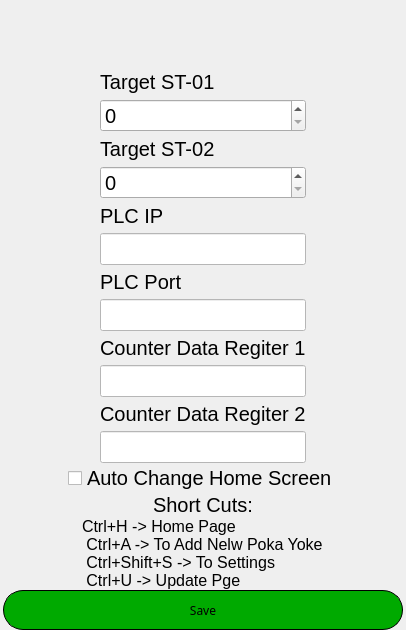
         <widget class="QWidget" name="settings">
          <attribute name="title">
           <string>settings</string>
          </attribute>
          <layout class="QVBoxLayout" name="verticalLayout_6">
           <property name="spacing">
            <number>0</number>
           </property>
           <property name="leftMargin">
            <number>0</number>
           </property>
           <property name="topMargin">
            <number>0</number>
           </property>
           <property name="rightMargin">
            <number>0</number>
           </property>
           <property name="bottomMargin">
            <number>0</number>
           </property>
           <item>
            <layout class="QFormLayout" name="formLayout">
             <property name="rowWrapPolicy">
              <enum>QFormLayout::WrapAllRows</enum>
             </property>
             <property name="formAlignment">
              <set>Qt::AlignHCenter|Qt::AlignTop</set>
             </property>
             <property name="horizontalSpacing">
              <number>5</number>
             </property>
             <property name="verticalSpacing">
              <number>5</number>
             </property>
             <property name="leftMargin">
              <number>100</number>
             </property>
             <property name="topMargin">
              <number>70</number>
             </property>
             <property name="rightMargin">
              <number>100</number>
             </property>
             <item row="1" column="1">
              <widget class="QLabel" name="label_21">
               <property name="font">
                <font>
                 <pointsize>15</pointsize>
                </font>
               </property>
               <property name="text">
                <string>Target ST-01</string>
               </property>
              </widget>
             </item>
             <item row="2" column="1">
              <widget class="QSpinBox" name="spinBox">
               <property name="font">
                <font>
                 <pointsize>15</pointsize>
                </font>
               </property>
               <property name="autoFillBackground">
                <bool>false</bool>
               </property>
               <property name="maximum">
                <number>5000</number>
               </property>
               <property name="displayIntegerBase">
                <number>10</number>
               </property>
              </widget>
             </item>
             <item row="5" column="0">
              <widget class="QLabel" name="label_8">
               <property name="font">
                <font>
                 <pointsize>15</pointsize>
                </font>
               </property>
               <property name="text">
                <string>PLC IP</string>
               </property>
              </widget>
             </item>
             <item row="5" column="1">
              <widget class="QLineEdit" name="lineEdit_2">
               <property name="font">
                <font>
                 <pointsize>15</pointsize>
                </font>
               </property>
               <property name="styleSheet">
                <string notr="true">background-color: rgb(255, 255, 255);</string>
               </property>
              </widget>
             </item>
             <item row="6" column="0">
              <widget class="QLabel" name="label_9">
               <property name="font">
                <font>
                 <pointsize>15</pointsize>
                </font>
               </property>
               <property name="text">
                <string>PLC Port</string>
               </property>
              </widget>
             </item>
             <item row="6" column="1">
              <widget class="QLineEdit" name="lineEdit_3">
               <property name="font">
                <font>
                 <pointsize>15</pointsize>
                </font>
               </property>
               <property name="styleSheet">
                <string notr="true">background-color: rgb(255, 255, 255);</string>
               </property>
              </widget>
             </item>
             <item row="12" column="0" colspan="2">
              <widget class="QLineEdit" name="lineEdit_6">
               <property name="font">
                <font>
                 <pointsize>15</pointsize>
                </font>
               </property>
               <property name="styleSheet">
                <string notr="true">background-color: rgb(255, 255, 255);</string>
               </property>
              </widget>
             </item>
             <item row="8" column="0">
              <widget class="QLabel" name="label_14">
               <property name="font">
                <font>
                 <pointsize>15</pointsize>
                </font>
               </property>
               <property name="text">
                <string>Counter Data Regiter 1</string>
               </property>
              </widget>
             </item>
             <item row="10" column="0" colspan="2">
              <widget class="QLineEdit" name="lineEdit_10">
               <property name="font">
                <font>
                 <pointsize>15</pointsize>
                </font>
               </property>
               <property name="styleSheet">
                <string notr="true">background-color: rgb(255, 255, 255);</string>
               </property>
              </widget>
             </item>
             <item row="11" column="1">
              <widget class="QLabel" name="label_24">
               <property name="font">
                <font>
                 <pointsize>15</pointsize>
                </font>
               </property>
               <property name="text">
                <string>Counter Data Regiter 2</string>
               </property>
              </widget>
             </item>
             <item row="3" column="1">
              <widget class="QSpinBox" name="spinBox_2">
               <property name="font">
                <font>
                 <pointsize>15</pointsize>
                </font>
               </property>
               <property name="autoFillBackground">
                <bool>false</bool>
               </property>
               <property name="maximum">
                <number>5000</number>
               </property>
               <property name="displayIntegerBase">
                <number>10</number>
               </property>
              </widget>
             </item>
             <item row="3" column="0">
              <widget class="QLabel" name="label_31">
               <property name="font">
                <font>
                 <pointsize>15</pointsize>
                </font>
               </property>
               <property name="text">
                <string>Target ST-02</string>
               </property>
              </widget>
             </item>
            </layout>
           </item>
           <item alignment="Qt::AlignHCenter">
            <widget class="QCheckBox" name="checkBox">
             <property name="font">
              <font>
               <pointsize>15</pointsize>
              </font>
             </property>
             <property name="tabletTracking">
              <bool>false</bool>
             </property>
             <property name="text">
              <string>Auto Change Home Screen</string>
             </property>
             <property name="iconSize">
              <size>
               <width>20</width>
               <height>20</height>
              </size>
             </property>
             <property name="checked">
              <bool>false</bool>
             </property>
            </widget>
           </item>
           <item alignment="Qt::AlignHCenter">
            <widget class="QLabel" name="label_3">
             <property name="font">
              <font>
               <pointsize>15</pointsize>
              </font>
             </property>
             <property name="text">
              <string>Short Cuts:</string>
             </property>
            </widget>
           </item>
           <item alignment="Qt::AlignHCenter">
            <widget class="QLabel" name="label_22">
             <property name="font">
              <font>
               <pointsize>12</pointsize>
              </font>
             </property>
             <property name="text">
              <string>Ctrl+H -&gt; Home Page 
 Ctrl+A -&gt; To Add Nelw Poka Yoke 
 Ctrl+Shift+S -&gt; To Settings 
 Ctrl+U -&gt; Update Pge</string>
             </property>
            </widget>
           </item>
           <item alignment="Qt::AlignHCenter|Qt::AlignBottom">
            <widget class="QPushButton" name="save_button_3">
             <property name="minimumSize">
              <size>
               <width>400</width>
               <height>40</height>
              </size>
             </property>
             <property name="maximumSize">
              <size>
               <width>400</width>
               <height>30</height>
              </size>
             </property>
             <property name="font">
              <font>
               <family>Siemens Slab</family>
              </font>
             </property>
             <property name="cursor">
              <cursorShape>OpenHandCursor</cursorShape>
             </property>
             <property name="toolTip">
              <string>Save</string>
             </property>
             <property name="styleSheet">
              <string notr="true">QPushButton {
            background-color:rgb(0, 170, 0); 
            border: 1px solid black;
			border-radius:20px;
        }
        QPushButton:hover {
			background-color: rgb(85, 255, 0);
        }</string>
             </property>
             <property name="text">
              <string>Save</string>
             </property>
             <property name="shortcut">
              <string>Ctrl+S</string>
             </property>
            </widget>
           </item>
          </layout>
         </widget>
